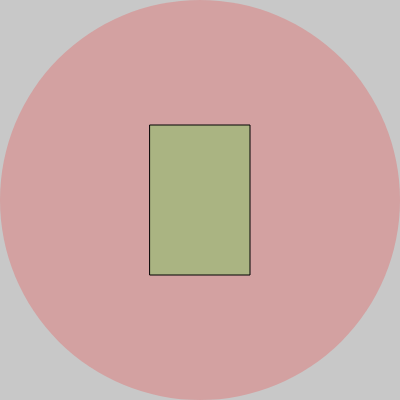
Frame 1 (no input)
Frame 60 (no input): identical to frame 1, image omitted
Frame 120 (the mouse pressed at the canvas centre since frame 60): identical to frame 1, image omitted

The p5.js sketch that drew this single still picture (run headless with seeded random() and noise() and a simulated clock; from frame 60 on, the mouse is pressed at the canvas centre):

// p5.js sketch
// ── sketch.js
function setup() {
  createCanvas(400, 400);
  console.log("something");


}

function draw() {
  background(200);
  fill(255, 0, 0,50);
  //console.log("mouse position X:" + mouseX);
  noStroke();
  ellipseMode(CORNERS);
  ellipse(0, 0, 400, 400);

  rectMode(CENTER);
  stroke(0);
  fill(0,255,0,50);
  rect(width/2, height/2, 100,150);
}
